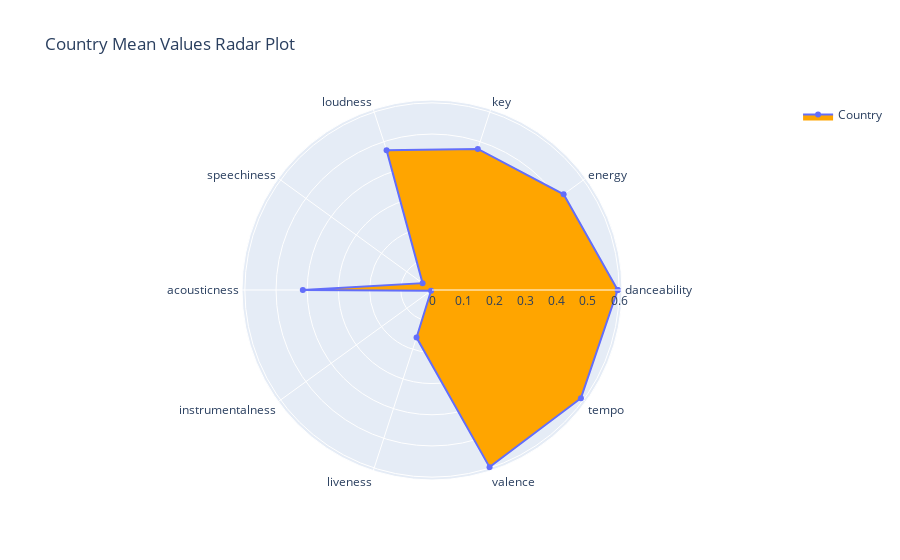
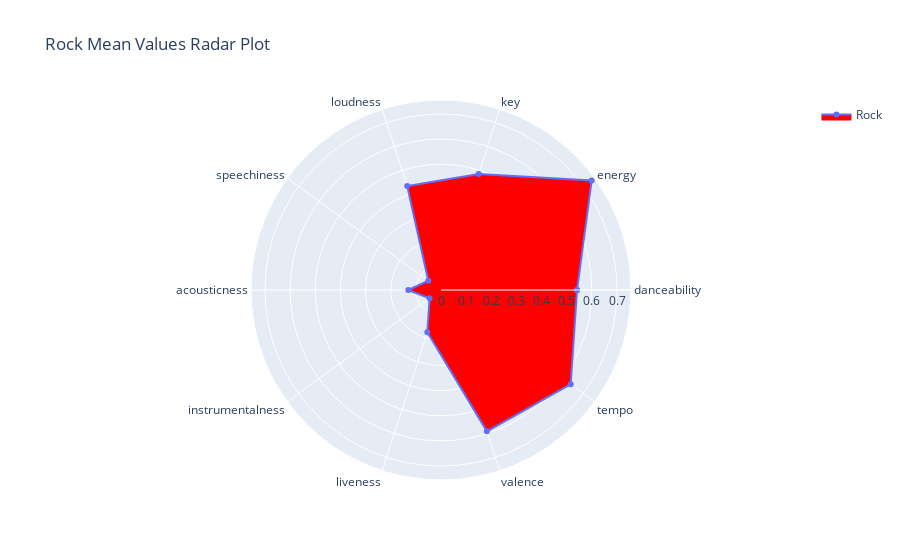
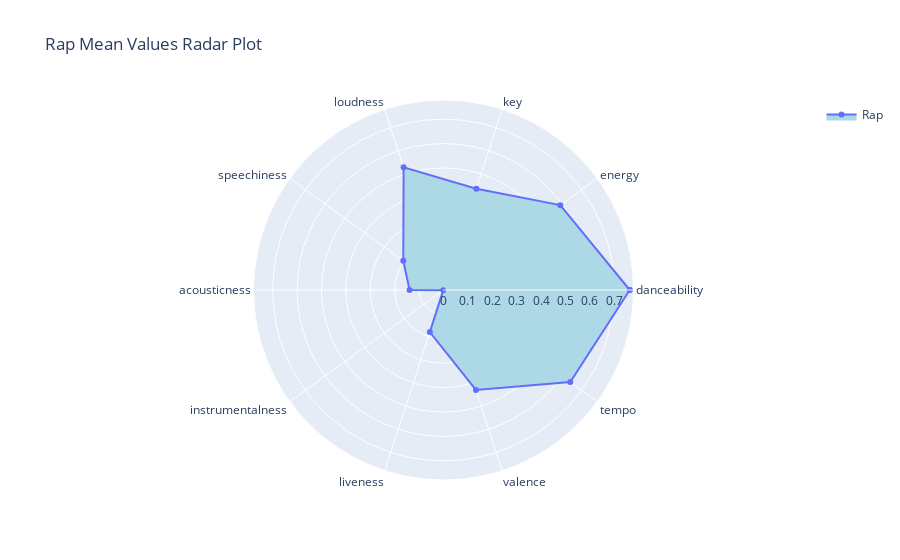
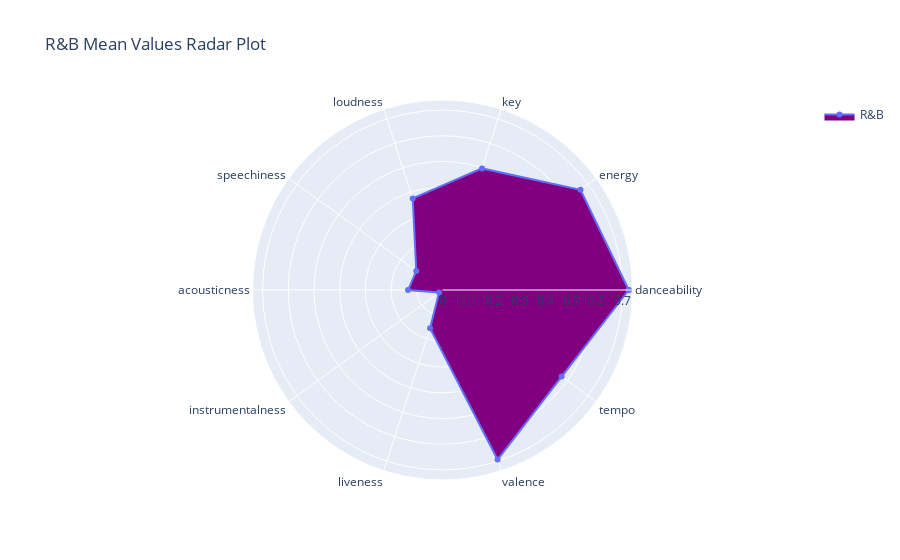

Notebook cell for these charts, in order:
### Code cell
radar_plot(country,'Country','orange')
radar_plot(rock,'Rock','red')
radar_plot(rap,'Rap','lightblue')
radar_plot(rnb,'R&B','purple')
radar_plot(pop,'POP','pink')
radar_plot(classical,'Classical','green')

### Figure 1 — Plotly figure (JSON) as saved in the notebook; plotly's stock layout.template omitted (floating-point values rounded to 4 significant figures)
{"data": [{"fill": "toself", "fillcolor": "orange", "name": "Country", "r": [0.5953, 0.5216, 0.4755, 0.4711, 0.03733, 0.4142, 0.003719, 0.1603, 0.5971, 0.5901, 0.5953], "theta": ["danceability", "energy", "key", "loudness", "speechiness", "acousticness", "instrumentalness", "liveness", "valence", "tempo", "danceability"], "type": "scatterpolar"}], "layout": {"polar": {"radialaxis": {"visible": true}}, "showlegend": true, "title": {"text": "Country Mean Values Radar Plot"}}}

### Figure 2 — Plotly figure (JSON) as saved in the notebook; plotly's stock layout.template omitted (floating-point values rounded to 4 significant figures)
{"data": [{"fill": "toself", "fillcolor": "red", "name": "Rock", "r": [0.5409, 0.7406, 0.4855, 0.4344, 0.0624, 0.1299, 0.05616, 0.1762, 0.5911, 0.6375, 0.5409], "theta": ["danceability", "energy", "key", "loudness", "speechiness", "acousticness", "instrumentalness", "liveness", "valence", "tempo", "danceability"], "type": "scatterpolar"}], "layout": {"polar": {"radialaxis": {"visible": true}}, "showlegend": true, "title": {"text": "Rock Mean Values Radar Plot"}}}

### Figure 3 — Plotly figure (JSON) as saved in the notebook; plotly's stock layout.template omitted (floating-point values rounded to 4 significant figures)
{"data": [{"fill": "toself", "fillcolor": "lightblue", "name": "Rap", "r": [0.7634, 0.5918, 0.4364, 0.529, 0.2039, 0.1392, 0.001134, 0.1815, 0.4306, 0.6423, 0.7634], "theta": ["danceability", "energy", "key", "loudness", "speechiness", "acousticness", "instrumentalness", "liveness", "valence", "tempo", "danceability"], "type": "scatterpolar"}], "layout": {"polar": {"radialaxis": {"visible": true}}, "showlegend": true, "title": {"text": "Rap Mean Values Radar Plot"}}}

### Figure 4 — Plotly figure (JSON) as saved in the notebook; plotly's stock layout.template omitted (floating-point values rounded to 4 significant figures)
{"data": [{"fill": "toself", "fillcolor": "purple", "name": "R&B", "r": [0.7245, 0.6634, 0.4973, 0.3747, 0.1261, 0.1339, 0.01656, 0.1564, 0.6934, 0.5727, 0.7245], "theta": ["danceability", "energy", "key", "loudness", "speechiness", "acousticness", "instrumentalness", "liveness", "valence", "tempo", "danceability"], "type": "scatterpolar"}], "layout": {"polar": {"radialaxis": {"visible": true}}, "showlegend": true, "title": {"text": "R&B Mean Values Radar Plot"}}}
